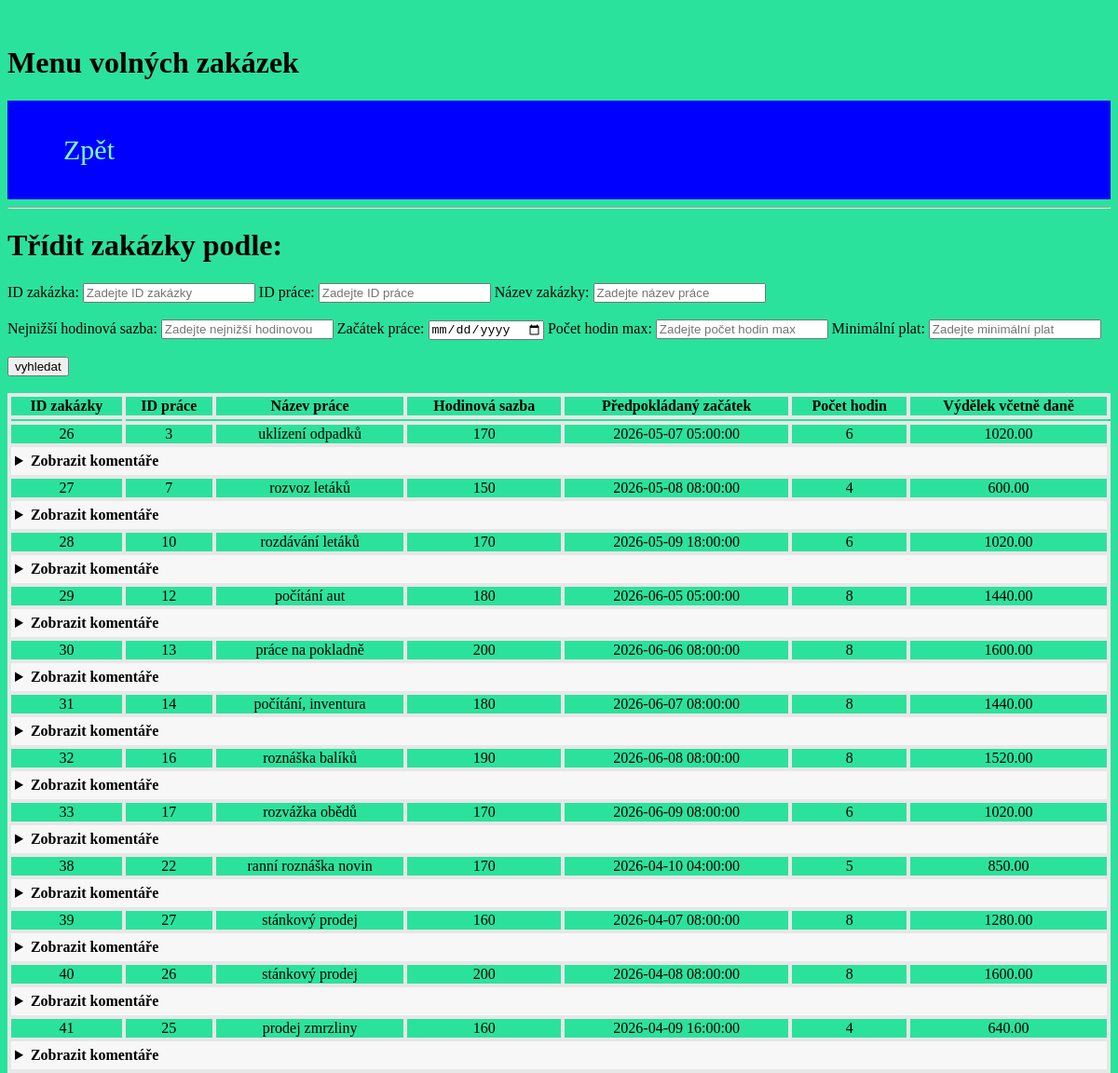
The app's page /leader/leader_statue/statue_free.php with its own data.
### tables this page shows
CREATE TABLE IF NOT EXISTS `event` (
  `id_event` int NOT NULL AUTO_INCREMENT,
  `id_job` int DEFAULT NULL,
  `name_job` varchar(50) DEFAULT NULL,
  `price_hour` int DEFAULT NULL,
  `begin_event` datetime DEFAULT NULL,
  `hours` int DEFAULT NULL,
  `salary` decimal(10,2) DEFAULT NULL,
  `id_worker` int DEFAULT NULL,
  `workername` varchar(8) DEFAULT NULL,
  `birth_number` varchar(11) DEFAULT NULL,
  `hpp` tinyint DEFAULT NULL,
  `tax_event` decimal(5,2) DEFAULT NULL,
  `start_event` datetime DEFAULT NULL,
  `stop_event` datetime DEFAULT NULL,
  `control` varchar(6) DEFAULT NULL,
  `comment_job` text,
  `comment_leader` text,
  `comment_event` text,
  `comment_control` text,
  `leadername` varchar(8) DEFAULT NULL,
  PRIMARY KEY (`id_event`)
);

### leader/leader_statue/statue_free.php (the view, shortened to what this page needs)
<!DOCTYPE html>
<html lang="en">
<head>
    <link rel="stylesheet" href="../../CSS/style.css">
</head>
<body>
    <H1>Menu volných zakázek</H1>
    <header>
        <div class="container">
            <nav>
                <ul>
                    <a href="statue.php">
                        <li>Zpět</li>
                    </a>
                </ul>
            </nav>
        </div>
    </header>
    <hr />
</body>
<h1>Třídit zakázky podle:</h1>
<form action="statue_free.php" method="POST">
    <label for="id_event">ID zakázka:</label>
    <input type="number" id="id_event" name="id_event" placeholder="Zadejte ID zakázky">
    <label for="id_job">ID práce:</label>
    <input type="number" id="id_job" name="id_job" placeholder="Zadejte ID práce">
    <label for="name_job">Název zakázky:</label>
    <input type="text" id="name_job" name="name_job" placeholder="Zadejte název práce">
    <br><br>
    <label for="price_hour">Nejnižší hodinová sazba:</label>
    <input type="number" id="price_hour" name="price_hour" placeholder="Zadejte nejnižší hodinovou sazbu">
    <label for="begin_event">Začátek práce:</label>
    <input type="date" id="begin_event" name="begin_event" placeholder="Zadejte předpokládaný začátek práce">
    <label for="hours">Počet hodin max:</label>
    <input type="number" id="hours" name="hours" placeholder="Zadejte počet hodin max">
    <label for="salary">Minimální plat:</label>
    <input type="number" id="salary" name="salary" placeholder="Zadejte minimální plat">
    <br><br>
    <input type="submit" value="vyhledat">
    <br><br>
</form>
<?php
include('../../connection.php');
$sql = "SELECT * FROM event where 1=1 ";
$sql .= " AND begin_event > NOW()
AND control='Ready'
";
$sql .= " AND (id_worker IS NULL OR id_worker = '')";
$sql .= " ORDER BY id_event ASC ";
$stmt = $conn->prepare($sql);
$stmt->execute();
$result = $stmt->get_result();
if ($result->num_rows > 0) {
    echo "<table border='1'>";
    echo "<thead> <tr>
    <th>ID zakázky</th> <th>ID práce</th> <th>Název práce</th>
    <th>Hodinová sazba</th> <th>Předpokládaný začátek</th>
    <th>Počet hodin</th> <th>Výdělek včetně daně</th>
    </tr> </thead>";
    echo "<tbody>";
    echo "<td></td>";
    while ($row = $result->fetch_assoc()) {
        echo "<tr>";
        echo "<td>" . htmlspecialchars($row['id_event']) . "</td>";
        echo "<td>" . htmlspecialchars($row['id_job']) . "</td>";
        echo "<td>" . htmlspecialchars($row['name_job']) . "</td>";
        echo "<td>" . htmlspecialchars($row['price_hour']) . "</td>";
        echo "<td>" . htmlspecialchars($row['begin_event']) . "</td>";
        echo "<td>" . htmlspecialchars($row['hours']) . "</td>";
        echo "<td>" . htmlspecialchars($row['salary']) . "</td>";
        echo "</tr>";
        echo "<tr>";
        echo "<td colspan='15' style='padding: 6px 4px; background: #f7f7f7; text-align: left;'>";
        echo "<details>";
        echo "<summary style='cursor:pointer; font-weight:bold;'>Zobrazit komentáře</summary>";
        echo "</details>";
        echo "</td>";
        echo "</tr>";
    }
    echo "</tbody>";
    echo "</table>";
} else {
    echo "Žádná data k zobrazení.";
}
?>
</html>

### CSS/style.css (style rules this page uses)
body { background-size:cover; background:no-repeat; background-attachment:fixed; }
header { background-color:blue; padding: 10px; color:white; }
* { transition:all 0.3s ease-in-out; }
.container { clear:both; overflow:auto; }
body { background-color:rgb(43, 226, 156); margin-bottom: 0px; padding: 0px; padding-top: 20px; }
ul li { display: inline-block; padding:10px; font-size:30px; font-family:raleway; color:aquamarine; }
table { border-collapse: collapse; width: 100%; }
th, td { border: 4px solid rgb(231, 231, 231); text-align: center; }
a { text-decoration: none; }

### records on screen
event: id_event "26", id_job "3", name_job "uklízení odpadků", price_hour "170", begin_event "2026-05-07 05:00:00", hours "6", salary "1020.00"
event: id_event "27", id_job "7", name_job "rozvoz letáků", price_hour "150", begin_event "2026-05-08 08:00:00", hours "4", salary "600.00"
event: id_event "28", id_job "10", name_job "rozdávání letáků", price_hour "170", begin_event "2026-05-09 18:00:00", hours "6", salary "1020.00"
event: id_event "29", id_job "12", name_job "počítání aut", price_hour "180", begin_event "2026-06-05 05:00:00", hours "8", salary "1440.00"
event: id_event "30", id_job "13", name_job "práce na pokladně", price_hour "200", begin_event "2026-06-06 08:00:00", hours "8", salary "1600.00"
event: id_event "31", id_job "14", name_job "počítání, inventura", price_hour "180", begin_event "2026-06-07 08:00:00", hours "8", salary "1440.00"
event: id_event "32", id_job "16", name_job "roznáška balíků", price_hour "190", begin_event "2026-06-08 08:00:00", hours "8", salary "1520.00"
event: id_event "33", id_job "17", name_job "rozvážka obědů", price_hour "170", begin_event "2026-06-09 08:00:00", hours "6", salary "1020.00"
event: id_event "38", id_job "22", name_job "ranní roznáška novin", price_hour "170", begin_event "2026-04-10 04:00:00", hours "5", salary "850.00"
event: id_event "39", id_job "27", name_job "stánkový prodej", price_hour "160", begin_event "2026-04-07 08:00:00", hours "8", salary "1280.00"
event: id_event "40", id_job "26", name_job "stánkový prodej", price_hour "200", begin_event "2026-04-08 08:00:00", hours "8", salary "1600.00"
event: id_event "41", id_job "25", name_job "prodej zmrzliny", price_hour "160", begin_event "2026-04-09 16:00:00", hours "4", salary "640.00"
